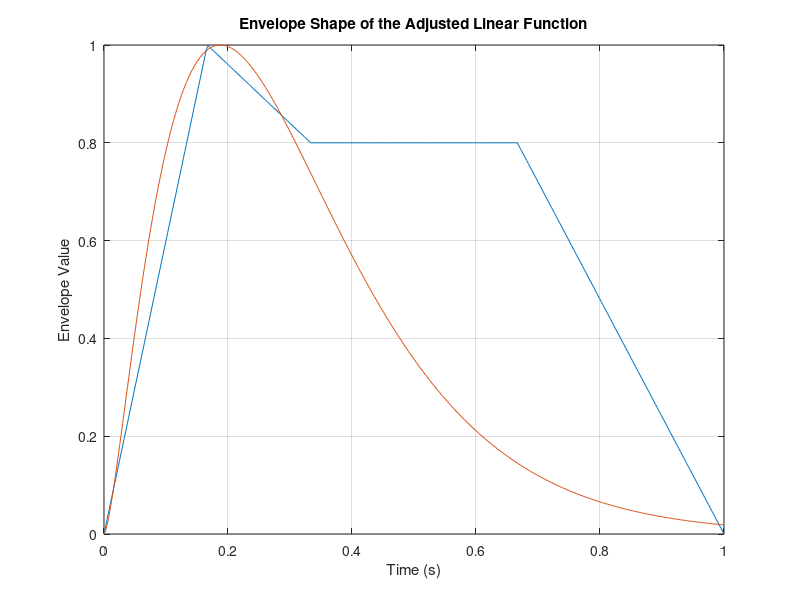

Write MATLAB code to recreate this figure.
% src/fig_envelope.m

close all;
clc;

t = linspace(0, 1, 400);

envelope = zeros(size(t));

t_begin = t(1);
t_len = t(end) - t(1);
result = ...
    (t_begin <= t & t < t_begin + t_len / 6) .* (6 / t_len * (t - t_begin)) + ...
    (t_begin + t_len / 6 <= t & t < t_begin + t_len / 3) .* (1 - 1.2 / t_len * (t - t_begin - t_len / 6)) + ...
    (t_begin + t_len / 3 <= t & t < t_begin + t_len * 2/3) .* 0.8 + ...
    (t_begin + t_len * 2/3 <= t & t <= t_begin + t_len) .* (-2.4 / t_len * (t - t_begin - t_len));

figure;
plot(t, result);
grid on;
hold on;

A = 1.5;
B = 8;
C = 1;
result = t .^ A .* exp(-B * t + C);
result = result / max(result);
plot(t, result);

title('Envelope Shape of the Adjusted Linear Function');
xlabel('Time (s)');
ylabel('Envelope Value');
saveas(gcf, '../report/envelope.png');
